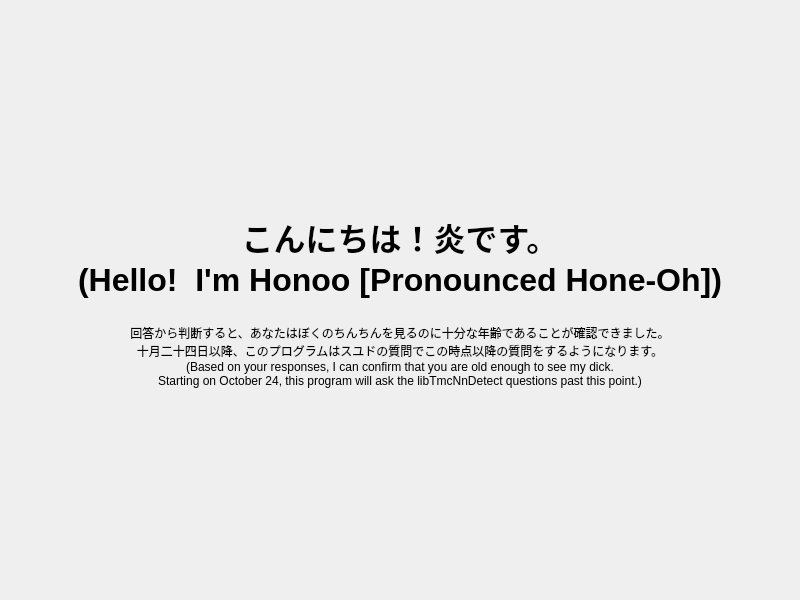
<?xml version="1.0" encoding="UTF-8"?>
<ui version="4.0">
 <class>tmc::suyudo::R18VerityPassPage</class>
 <widget class="QWizardPage" name="tmc::suyudo::R18VerityPassPage">
  <property name="geometry">
   <rect>
    <x>0</x>
    <y>0</y>
    <width>800</width>
    <height>600</height>
   </rect>
  </property>
  <property name="windowTitle">
   <string>WizardPage</string>
  </property>
  <layout class="QGridLayout" name="gridLayout">
   <item row="2" column="0">
    <widget class="QLabel" name="label_2">
     <property name="text">
      <string/>
     </property>
     <property name="alignment">
      <set>Qt::AlignmentFlag::AlignCenter</set>
     </property>
    </widget>
   </item>
   <item row="3" column="0">
    <widget class="QLabel" name="label_3">
     <property name="text">
      <string>回答から判断すると、あなたはぼくのちんちんを見るのに十分な年齢であることが確認できました。
十月二十四日以降、このプログラムはスユドの質問でこの時点以降の質問をするようになります。
(Based on your responses, I can confirm that you are old enough to see my dick.
Starting on October 24, this program will ask the libTmcNnDetect questions past this point.)</string>
     </property>
     <property name="alignment">
      <set>Qt::AlignmentFlag::AlignCenter</set>
     </property>
    </widget>
   </item>
   <item row="1" column="0">
    <widget class="QLabel" name="label">
     <property name="font">
      <font>
       <pointsize>24</pointsize>
       <bold>true</bold>
      </font>
     </property>
     <property name="text">
      <string>こんにちは！炎です。
(Hello!  I'm Honoo [Pronounced Hone-Oh])</string>
     </property>
     <property name="alignment">
      <set>Qt::AlignmentFlag::AlignCenter</set>
     </property>
    </widget>
   </item>
   <item row="4" column="0">
    <spacer name="verticalSpacer">
     <property name="orientation">
      <enum>Qt::Orientation::Vertical</enum>
     </property>
     <property name="sizeHint" stdset="0">
      <size>
       <width>20</width>
       <height>40</height>
      </size>
     </property>
    </spacer>
   </item>
   <item row="0" column="0">
    <spacer name="verticalSpacer_2">
     <property name="orientation">
      <enum>Qt::Orientation::Vertical</enum>
     </property>
     <property name="sizeHint" stdset="0">
      <size>
       <width>20</width>
       <height>40</height>
      </size>
     </property>
    </spacer>
   </item>
  </layout>
 </widget>
 <resources/>
 <connections/>
</ui>
